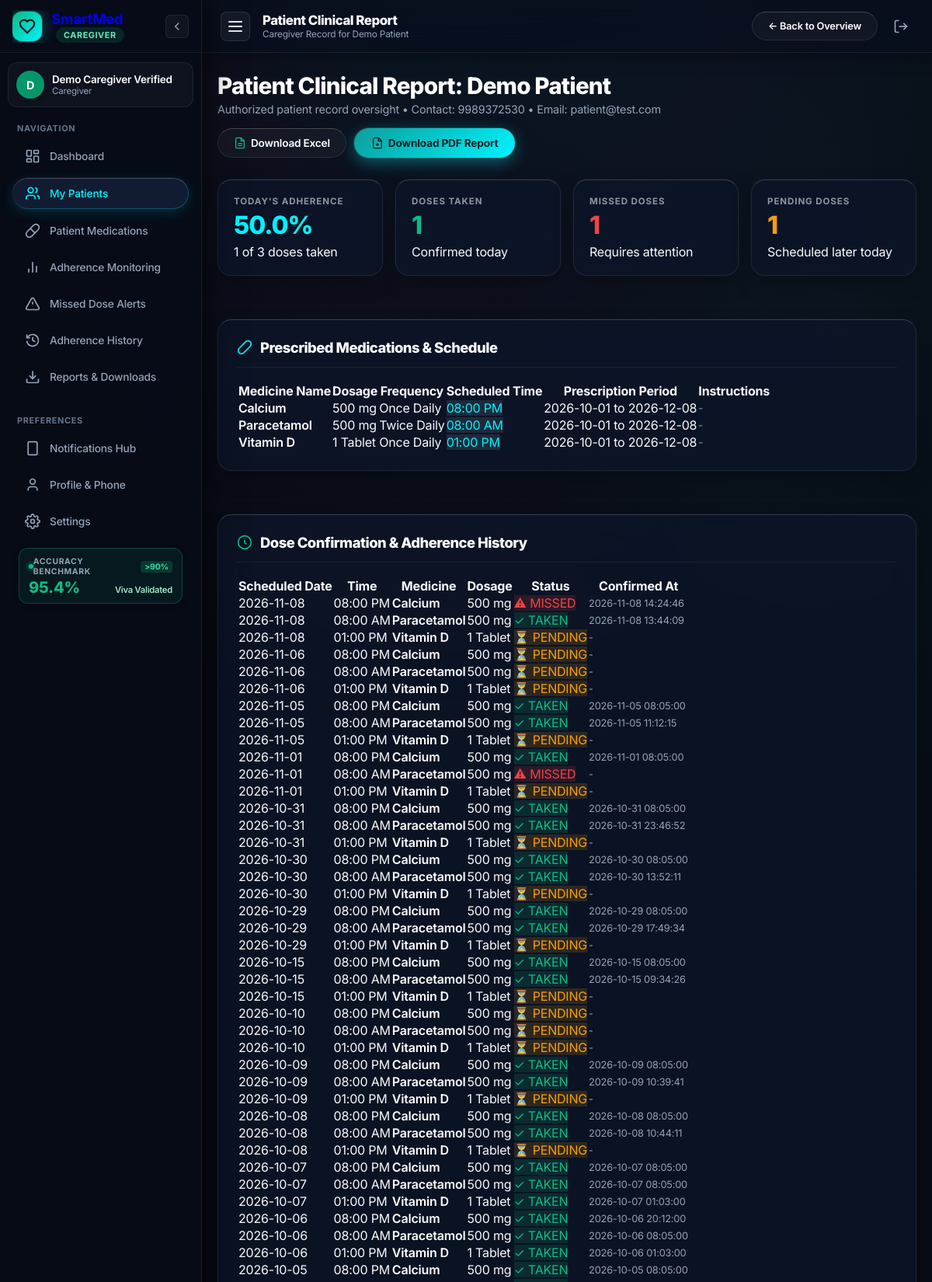
The app's page /caregiver/patient/1 (signed in, upper part) with its own data.
### tables this page shows
CREATE TABLE users (
            id INTEGER PRIMARY KEY AUTOINCREMENT,
            name TEXT NOT NULL,
            email TEXT UNIQUE NOT NULL,
            password TEXT NOT NULL,
            role TEXT NOT NULL
        , phone TEXT DEFAULT '9989372530', phone_verified INTEGER DEFAULT 0, notification_consent INTEGER DEFAULT 1, notification_preferences TEXT DEFAULT 'reminders,missed,alerts', created_at TEXT DEFAULT '');

CREATE TABLE medications (
            id INTEGER PRIMARY KEY AUTOINCREMENT,
            patient_id INTEGER NOT NULL,
            medicine_name TEXT NOT NULL,
            dosage TEXT NOT NULL,
            frequency TEXT NOT NULL,
            scheduled_time TEXT NOT NULL,
            start_date TEXT NOT NULL,
            end_date TEXT NOT NULL, instructions TEXT DEFAULT '',
            FOREIGN KEY (patient_id) REFERENCES users(id) ON DELETE CASCADE
        );

CREATE TABLE adherence (
            id INTEGER PRIMARY KEY AUTOINCREMENT,
            medication_id INTEGER NOT NULL,
            scheduled_date TEXT NOT NULL,
            scheduled_time TEXT NOT NULL,
            status TEXT NOT NULL DEFAULT 'PENDING',
            confirmed_at TEXT,
            FOREIGN KEY (medication_id) REFERENCES medications(id) ON DELETE CASCADE
        );

### app.py (the view)
@app.route("/caregiver/patient/<int:patient_id>")
def caregiver_patient_detail(patient_id):
    if "user_id" not in session:
        return redirect(url_for("login"))
    if session.get("role") != "caregiver":
        return render_template("error_403.html", message="Caregiver privileges required."), 403
    caregiver_id = session["user_id"]
    if not is_caregiver_authorized_for_patient(caregiver_id, patient_id):
        return render_template("error_403.html", message="Forbidden: You are not authorized to view this patient's records."), 403
    conn = get_db()
    cursor = conn.cursor()
    cursor.execute("SELECT id, name, email, phone, created_at FROM users WHERE id = ?", (patient_id,))
    patient = cursor.fetchone()
    cursor.execute("SELECT * FROM medications WHERE patient_id = ? ORDER BY medicine_name ASC", (patient_id,))
    medications = cursor.fetchall()
    cursor.execute("""
        SELECT a.scheduled_date, a.scheduled_time, a.status, a.confirmed_at, m.medicine_name, m.dosage
        FROM adherence a
        JOIN medications m ON a.medication_id = m.id
        WHERE m.patient_id = ?
        ORDER BY a.scheduled_date DESC, a.scheduled_time DESC
        LIMIT 50
    """, (patient_id,))
    adherence_rows = cursor.fetchall()
    cursor.execute("""
        SELECT id, message, created_at, type, status, channel
        FROM notifications
        WHERE patient_id = ?
        ORDER BY id DESC
        LIMIT 15
    """, (patient_id,))
    notification_history = cursor.fetchall()
    conn.close()
    stats = get_patient_today_stats(patient_id)
    return render_template(
        "caregiver_patient_detail.html",
        patient=patient,
        medications=medications,
        adherence_rows=adherence_rows,
        notification_history=notification_history,
        stats=stats
    )

### app.py (called while the page is built)
def get_db():
    conn = sqlite3.connect(DATABASE_PATH)
    conn.row_factory = sqlite3.Row
    return conn

def is_caregiver_authorized_for_patient(caregiver_id, patient_id):
    conn = get_db()
    cursor = conn.cursor()
    cursor.execute("""
        SELECT id FROM caregiver_patients
        WHERE caregiver_id = ? AND patient_id = ?
    """, (caregiver_id, patient_id))
    record = cursor.fetchone()
    conn.close()
    return record is not None

### templates/caregiver_patient_detail.html (shortened to what this page needs)
<!DOCTYPE html>
<html lang="en">
<head>
  <link rel="stylesheet" href="{{ url_for('static', filename='css/style.css') }}">
</head>
<body class="app-layout">
  {% set active_page = 'patient_report' %}
  {% include 'sidebar_partial.html' %}
  <div class="app-main-wrapper">
    <header class="app-topbar">
      <div class="topbar-left">
        <button type="button" class="hamburger-btn" id="sidebarHamburgerBtn" onclick="toggleSidebar()" aria-label="Toggle Navigation Sidebar" title="Toggle Sidebar">
          <span class="hamburger-line"></span>
          <span class="hamburger-line"></span>
          <span class="hamburger-line"></span>
        </button>
        <div class="topbar-page-info">
          <h2 class="topbar-title">Patient Clinical Report</h2>
          <span class="topbar-subtitle">Caregiver Record for {{ patient.name }}</span>
        </div>
      </div>
      <div class="topbar-right">
        <a href="{{ url_for('caregiver_dashboard') }}" class="btn-secondary" style="font-size:0.8rem; padding:6px 14px;">
          ← Back to Overview
        </a>
        <a href="{{ url_for('logout') }}" class="btn-logout" title="Sign Out">
          <svg width="20" height="20" viewBox="0 0 24 24" fill="none" stroke="currentColor" stroke-width="2">
            <path d="M9 21H5a2 2 0 0 1-2-2V5a2 2 0 0 1 2-2h4"/><polyline points="16 17 21 12 16 7"/><line x1="21" y1="12" x2="9" y2="12"/>
          </svg>
        </a>
      </div>
    </header>
    <main class="main-content" style="max-width:1180px; padding:24px 20px;">
    <div class="dashboard-header" style="display:flex; justify-content:space-between; align-items:flex-start; flex-wrap:wrap; gap:16px;">
      <div class="header-title-box">
        <h1>Patient Clinical Report: {{ patient.name }}</h1>
        <p>Authorized patient record oversight &bull; Contact: {{ patient.phone or 'Not registered' }} &bull; Email: {{ patient.email }}</p>
      </div>
      <div class="header-actions" style="display:flex; gap:10px; flex-wrap:wrap;">
        <a href="{{ url_for('caregiver_export_excel', patient_id=patient.id) }}" class="btn-secondary" style="font-size:0.85rem; padding:8px 14px; gap:6px;">
          <svg width="16" height="16" viewBox="0 0 24 24" fill="none" stroke="#10B981" stroke-width="2">
            <path d="M14 2H6a2 2 0 0 0-2 2v16a2 2 0 0 0 2 2h12a2 2 0 0 0 2-2V8z"/><polyline points="14 2 14 8 20 8"/>
            <line x1="8" y1="13" x2="16" y2="13"/><line x1="8" y1="17" x2="16" y2="17"/>
          </svg>
          <span>Download Excel</span>
        </a>
        <a href="{{ url_for('caregiver_export_pdf', patient_id=patient.id) }}" class="btn-cta" style="font-size:0.85rem; padding:8px 14px; gap:6px;">
          <svg width="16" height="16" viewBox="0 0 24 24" fill="none" stroke="currentColor" stroke-width="2">
            <path d="M14 2H6a2 2 0 0 0-2 2v16a2 2 0 0 0 2 2h12a2 2 0 0 0 2-2V8z"/><polyline points="14 2 14 8 20 8"/>
            <line x1="12" y1="18" x2="12" y2="12"/><line x1="9" y1="15" x2="15" y2="15"/>
          </svg>
          <span>Download PDF Report</span>
        </a>
      </div>
    </div>
    <div class="metrics-grid" style="grid-template-columns: repeat(auto-fit, minmax(180px, 1fr)); margin-bottom:28px;">
      <div class="metric-card">
        <div class="metric-label">Today's Adherence</div>
        <div class="metric-value" style="color:var(--cyan-accent);">{{ stats.percentage }}%</div>
        <div class="metric-subtext">{{ stats.taken }} of {{ stats.total }} doses taken</div>
      </div>
      <div class="metric-card">
        <div class="metric-label">Doses Taken</div>
        <div class="metric-value" style="color:#10B981;">{{ stats.taken }}</div>
        <div class="metric-subtext">Confirmed today</div>
      </div>
      <div class="metric-card">
        <div class="metric-label">Missed Doses</div>
        <div class="metric-value" style="color:#EF4444;">{{ stats.missed }}</div>
        <div class="metric-subtext">Requires attention</div>
      </div>
      <div class="metric-card">
        <div class="metric-label">Pending Doses</div>
        <div class="metric-value" style="color:#F59E0B;">{{ stats.pending }}</div>
        <div class="metric-subtext">Scheduled later today</div>
      </div>
    </div>
    <div class="section-card" style="margin-bottom:28px;">
      <div class="section-header">
        <div class="section-title-box">
          <svg width="20" height="20" viewBox="0 0 24 24" fill="none" stroke="var(--cyan-accent)" stroke-width="2">
            <path d="m10.5 20.5 10-10a4.95 4.95 0 1 0-7-7l-10 10a4.95 4.95 0 1 0 7 7Z"/>
          </svg>
          <h2 class="section-title">Prescribed Medications &amp; Schedule</h2>
        </div>
      </div>
      <div class="table-responsive">
        <table class="data-table">
          <thead>
            <tr>
              <th>Medicine Name</th>
              <th>Dosage</th>
              <th>Frequency</th>
              <th>Scheduled Time</th>
              <th>Prescription Period</th>
              <th>Instructions</th>
            </tr>
          </thead>
          <tbody>
            {% for m in medications %}
            <tr>
              <td style="font-weight:600; color:#FFFFFF;">{{ m.medicine_name }}</td>
              <td>{{ m.dosage }}</td>
              <td>{{ m.frequency }}</td>
              <td><span class="badge" style="background:#1E293B; color:var(--cyan-accent);">{{ m.scheduled_time }}</span></td>
              <td>{{ m.start_date }} to {{ m.end_date }}</td>
              <td style="color:var(--text-muted); font-size:0.82rem;">{{ m.instructions or '-' }}</td>
            </tr>
            {% else %}
            <tr>
              <td colspan="6" style="text-align:center; padding:20px; color:var(--text-muted);">No medications found for this patient.</td>
            </tr>
            {% endfor %}
          </tbody>
        </table>
      </div>
    </div>
    <div class="section-card" style="margin-bottom:28px;">
      <div class="section-header">
        <div class="section-title-box">
          <svg width="20" height="20" viewBox="0 0 24 24" fill="none" stroke="#10B981" stroke-width="2">
            <path d="M12 8v4l3 3"/><circle cx="12" cy="12" r="10"/>
          </svg>
          <h2 class="section-title">Dose Confirmation &amp; Adherence History</h2>
        </div>
      </div>
      <div class="table-responsive">
        <table class="data-table">
          <thead>
            <tr>
              <th>Scheduled Date</th>
              <th>Time</th>
              <th>Medicine</th>
              <th>Dosage</th>
              <th>Status</th>
              <th>Confirmed At</th>
            </tr>
          </thead>
          <tbody>
            {% for row in adherence_rows %}
            <tr>
              <td>{{ row.scheduled_date }}</td>
              <td>{{ row.scheduled_time }}</td>
              <td style="font-weight:600; color:#FFFFFF;">{{ row.medicine_name }}</td>
              <td>{{ row.dosage }}</td>
              <td>
                {% if row.status == 'TAKEN' %}
                  <span class="badge" style="background:rgba(16,185,129,0.15); color:#10B981;">✓ TAKEN</span>
                {% elif row.status == 'MISSED' %}
                  <span class="badge" style="background:rgba(239,68,68,0.15); color:#EF4444;">⚠ MISSED</span>
                {% else %}
                  <span class="badge" style="background:rgba(245,158,11,0.15); color:#F59E0B;">⏳ PENDING</span>
                {% endif %}
              </td>
              <td style="font-size:0.8rem; color:var(--text-muted);">{{ row.confirmed_at or '-' }}</td>
            </tr>
            {% else %}
            <tr>
              <td colspan="6" style="text-align:center; padding:20px; color:var(--text-muted);">No adherence history recorded yet.</td>
            </tr>
            {% endfor %}
          </tbody>
        </table>
      </div>
    </div>
  </main>
  </div>
</body>
</html>

### records on screen
users: name "Demo Patient", phone "9989372530", email "patient@test.com"
medications: medicine_name "Calcium", dosage "500 mg", frequency "Once Daily", scheduled_time "08:00 PM", start_date "2026-10-01", end_date "2026-12-08", instructions "-"
medications: medicine_name "Paracetamol", dosage "500 mg", frequency "Twice Daily", scheduled_time "08:00 AM", start_date "2026-10-01", end_date "2026-12-08", instructions "-"
medications: medicine_name "Vitamin D", dosage "1 Tablet", frequency "Once Daily", scheduled_time "01:00 PM", start_date "2026-10-01", end_date "2026-12-08", instructions "-"
adherence: scheduled_date "2026-11-08", scheduled_time "08:00 PM", medicine_name "Calcium", dosage "500 mg", status "⚠ MISSED", confirmed_at "2026-11-08 14:24:46"
adherence: scheduled_date "2026-11-08", scheduled_time "08:00 AM", medicine_name "Paracetamol", dosage "500 mg", status "✓ TAKEN", confirmed_at "2026-11-08 13:44:09"
adherence: scheduled_date "2026-11-08", scheduled_time "01:00 PM", medicine_name "Vitamin D", dosage "1 Tablet", status "⏳ PENDING", confirmed_at "-"
adherence: scheduled_date "2026-11-06", scheduled_time "08:00 PM", medicine_name "Calcium", dosage "500 mg", status "⏳ PENDING", confirmed_at "-"
adherence: scheduled_date "2026-11-06", scheduled_time "08:00 AM", medicine_name "Paracetamol", dosage "500 mg", status "⏳ PENDING", confirmed_at "-"
adherence: scheduled_date "2026-11-06", scheduled_time "01:00 PM", medicine_name "Vitamin D", dosage "1 Tablet", status "⏳ PENDING", confirmed_at "-"
adherence: scheduled_date "2026-11-05", scheduled_time "08:00 PM", medicine_name "Calcium", dosage "500 mg", status "✓ TAKEN", confirmed_at "2026-11-05 08:05:00"
adherence: scheduled_date "2026-11-05", scheduled_time "08:00 AM", medicine_name "Paracetamol", dosage "500 mg", status "✓ TAKEN", confirmed_at "2026-11-05 11:12:15"
adherence: scheduled_date "2026-11-05", scheduled_time "01:00 PM", medicine_name "Vitamin D", dosage "1 Tablet", status "⏳ PENDING", confirmed_at "-"
adherence: scheduled_date "2026-11-01", scheduled_time "08:00 PM", medicine_name "Calcium", dosage "500 mg", status "✓ TAKEN", confirmed_at "2026-11-01 08:05:00"
adherence: scheduled_date "2026-11-01", scheduled_time "08:00 AM", medicine_name "Paracetamol", dosage "500 mg", status "⚠ MISSED", confirmed_at "-"
adherence: scheduled_date "2026-11-01", scheduled_time "01:00 PM", medicine_name "Vitamin D", dosage "1 Tablet", status "⏳ PENDING", confirmed_at "-"
adherence: scheduled_date "2026-10-31", scheduled_time "08:00 PM", medicine_name "Calcium", dosage "500 mg", status "✓ TAKEN", confirmed_at "2026-10-31 08:05:00"
adherence: scheduled_date "2026-10-31", scheduled_time "08:00 AM", medicine_name "Paracetamol", dosage "500 mg", status "✓ TAKEN", confirmed_at "2026-10-31 23:46:52"
adherence: scheduled_date "2026-10-31", scheduled_time "01:00 PM", medicine_name "Vitamin D", dosage "1 Tablet", status "⏳ PENDING", confirmed_at "-"
adherence: scheduled_date "2026-10-30", scheduled_time "08:00 PM", medicine_name "Calcium", dosage "500 mg", status "✓ TAKEN", confirmed_at "2026-10-30 08:05:00"
adherence: scheduled_date "2026-10-30", scheduled_time "08:00 AM", medicine_name "Paracetamol", dosage "500 mg", status "✓ TAKEN", confirmed_at "2026-10-30 13:52:11"
adherence: scheduled_date "2026-10-30", scheduled_time "01:00 PM", medicine_name "Vitamin D", dosage "1 Tablet", status "⏳ PENDING", confirmed_at "-"
adherence: scheduled_date "2026-10-29", scheduled_time "08:00 PM", medicine_name "Calcium", dosage "500 mg", status "✓ TAKEN", confirmed_at "2026-10-29 08:05:00"
adherence: scheduled_date "2026-10-29", scheduled_time "08:00 AM", medicine_name "Paracetamol", dosage "500 mg", status "✓ TAKEN", confirmed_at "2026-10-29 17:49:34"
adherence: scheduled_date "2026-10-29", scheduled_time "01:00 PM", medicine_name "Vitamin D", dosage "1 Tablet", status "⏳ PENDING", confirmed_at "-"
adherence: scheduled_date "2026-10-15", scheduled_time "08:00 PM", medicine_name "Calcium", dosage "500 mg", status "✓ TAKEN", confirmed_at "2026-10-15 08:05:00"
adherence: scheduled_date "2026-10-15", scheduled_time "08:00 AM", medicine_name "Paracetamol", dosage "500 mg", status "✓ TAKEN", confirmed_at "2026-10-15 09:34:26"
adherence: scheduled_date "2026-10-15", scheduled_time "01:00 PM", medicine_name "Vitamin D", dosage "1 Tablet", status "⏳ PENDING", confirmed_at "-"
adherence: scheduled_date "2026-10-10", scheduled_time "08:00 PM", medicine_name "Calcium", dosage "500 mg", status "⏳ PENDING", confirmed_at "-"
adherence: scheduled_date "2026-10-10", scheduled_time "08:00 AM", medicine_name "Paracetamol", dosage "500 mg", status "⏳ PENDING", confirmed_at "-"
adherence: scheduled_date "2026-10-10", scheduled_time "01:00 PM", medicine_name "Vitamin D", dosage "1 Tablet", status "⏳ PENDING", confirmed_at "-"
adherence: scheduled_date "2026-10-09", scheduled_time "08:00 PM", medicine_name "Calcium", dosage "500 mg", status "✓ TAKEN", confirmed_at "2026-10-09 08:05:00"
adherence: scheduled_date "2026-10-09", scheduled_time "08:00 AM", medicine_name "Paracetamol", dosage "500 mg", status "✓ TAKEN", confirmed_at "2026-10-09 10:39:41"
adherence: scheduled_date "2026-10-09", scheduled_time "01:00 PM", medicine_name "Vitamin D", dosage "1 Tablet", status "⏳ PENDING", confirmed_at "-"
adherence: scheduled_date "2026-10-08", scheduled_time "08:00 PM", medicine_name "Calcium", dosage "500 mg", status "✓ TAKEN", confirmed_at "2026-10-08 08:05:00"
adherence: scheduled_date "2026-10-08", scheduled_time "08:00 AM", medicine_name "Paracetamol", dosage "500 mg", status "✓ TAKEN", confirmed_at "2026-10-08 10:44:11"
adherence: scheduled_date "2026-10-08", scheduled_time "01:00 PM", medicine_name "Vitamin D", dosage "1 Tablet", status "⏳ PENDING", confirmed_at "-"
adherence: scheduled_date "2026-10-07", scheduled_time "08:00 PM", medicine_name "Calcium", dosage "500 mg", status "✓ TAKEN", confirmed_at "2026-10-07 08:05:00"
adherence: scheduled_date "2026-10-07", scheduled_time "08:00 AM", medicine_name "Paracetamol", dosage "500 mg", status "✓ TAKEN", confirmed_at "2026-10-07 08:05:00"
adherence: scheduled_date "2026-10-07", scheduled_time "01:00 PM", medicine_name "Vitamin D", dosage "1 Tablet", status "✓ TAKEN", confirmed_at "2026-10-07 01:03:00"
adherence: scheduled_date "2026-10-06", scheduled_time "08:00 PM", medicine_name "Calcium", dosage "500 mg", status "✓ TAKEN", confirmed_at "2026-10-06 20:12:00"
adherence: scheduled_date "2026-10-06", scheduled_time "08:00 AM", medicine_name "Paracetamol", dosage "500 mg", status "✓ TAKEN", confirmed_at "2026-10-06 08:05:00"
adherence: scheduled_date "2026-10-06", scheduled_time "01:00 PM", medicine_name "Vitamin D", dosage "1 Tablet", status "✓ TAKEN", confirmed_at "2026-10-06 01:03:00"
adherence: scheduled_date "2026-10-05", scheduled_time "08:00 PM", medicine_name "Calcium", dosage "500 mg", status "✓ TAKEN", confirmed_at "2026-10-05 08:05:00"

### other values on screen
{{ (session.get('user_name') or 'U')[0] | upper }} "D"
{{ session.get('user_name', 'Authorized User') }} "Demo Caregiver Verified"
{{ session.get('role', 'patient') | capitalize }} "Caregiver"
{{ stats.percentage }} "50.0"
{{ stats.taken }} "1"
{{ stats.total }} "3"
{{ stats.missed }} "1"
{{ stats.pending }} "1"
